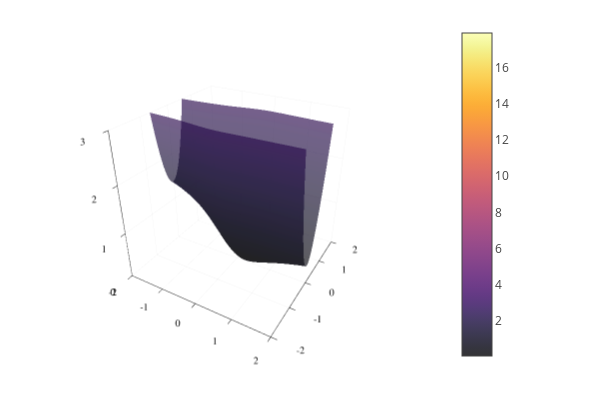

Source (notebook cell):
### Markdown cell above
Now that you've defined `L2`, we can plot it using `surface`!

### Code cell
plotlyjs()

ws = -2:0.05:2
bs = -2:0.05:2

surface(ws, bs, L2, alpha=0.8, zlims=(0,3))

### Figure 1 — Plotly figure (JSON) as saved in the notebook; plotly's stock layout.template omitted (floating-point values rounded to 4 significant figures; data arrays with more than 128 entries replaced by an {"elided": "..."} marker saying what was removed)
{"data": [{"colorbar": {"len": 0.9525, "title": "", "x": 0.7541, "y": 0.5139}, "colorscale": {"elided": "256x2 mixed values"}, "name": "y1", "opacity": 0.8, "scene": "scene", "showlegend": false, "showscale": true, "type": "surface", "x": [-2, -1.95, -1.9, -1.85, -1.8, -1.75, -1.7, -1.65, -1.6, -1.55, -1.5, -1.45, -1.4, -1.35, -1.3, -1.25, -1.2, -1.15, -1.1, -1.05, -1, -0.95, -0.9, -0.85, -0.8, -0.75, -0.7, -0.65, -0.6, -0.55, -0.5, -0.45, -0.4, -0.35, -0.3, -0.25, -0.2, -0.15, -0.1, -0.05, 0, 0.05, 0.1, 0.15, 0.2, 0.25, 0.3, 0.35, 0.4, 0.45, 0.5, 0.55, 0.6, 0.65, 0.7, 0.75, 0.8, 0.85, 0.9, 0.95, 1, 1.05, 1.1, 1.15, 1.2, 1.25, 1.3, 1.35, 1.4, 1.45, 1.5, 1.55, 1.6, 1.65, 1.7, 1.75, 1.8, 1.85, 1.9, 1.95, 2], "xaxis": "x", "y": [-2, -1.95, -1.9, -1.85, -1.8, -1.75, -1.7, -1.65, -1.6, -1.55, -1.5, -1.45, -1.4, -1.35, -1.3, -1.25, -1.2, -1.15, -1.1, -1.05, -1, -0.95, -0.9, -0.85, -0.8, -0.75, -0.7, -0.65, -0.6, -0.55, -0.5, -0.45, -0.4, -0.35, -0.3, -0.25, -0.2, -0.15, -0.1, -0.05, 0, 0.05, 0.1, 0.15, 0.2, 0.25, 0.3, 0.35, 0.4, 0.45, 0.5, 0.55, 0.6, 0.65, 0.7, 0.75, 0.8, 0.85, 0.9, 0.95, 1, 1.05, 1.1, 1.15, 1.2, 1.25, 1.3, 1.35, 1.4, 1.45, 1.5, 1.55, 1.6, 1.65, 1.7, 1.75, 1.8, 1.85, 1.9, 1.95, 2], "yaxis": "y", "z": {"elided": "81x81 float values"}, "zaxis": "z", "zmax": 17.87, "zmin": 0.05404}], "layout": {"annotations": [], "height": 400, "legend": {"bgcolor": "rgba(255, 255, 255, 1.000)", "bordercolor": "rgba(0, 0, 0, 1.000)", "borderwidth": 1, "font": {"color": "rgba(0, 0, 0, 1.000)", "family": "sans-serif", "size": 11}, "title": {"font": {"color": "rgba(0, 0, 0, 1.000)", "family": "sans-serif", "size": 15}, "text": ""}, "tracegroupgap": 0, "traceorder": "normal", "x": 1, "xanchor": "auto", "y": 1, "yanchor": "auto"}, "margin": {"b": 20, "l": 0, "r": 0, "t": 20}, "paper_bgcolor": "rgba(255, 255, 255, 1.000)", "plot_bgcolor": "rgba(255, 255, 255, 1.000)", "scene": {"camera": {"eye": {"x": 1.126, "y": -1.95, "z": 1.3}, "projection": "orthographic"}, "domain": {"x": [0.03619, 0.7541], "y": [0.03762, 0.9902]}, "xaxis": {"gridcolor": "rgba(0, 0, 0, 0.100)", "gridwidth": 0.5, "linecolor": "rgba(0, 0, 0, 1.000)", "mirror": false, "range": [-2, 2], "showgrid": true, "showline": true, "showticklabels": true, "tickangle": 0, "tickcolor": "rgb(0, 0, 0)", "tickfont": {"color": "rgba(0, 0, 0, 1.000)", "family": "sans-serif", "size": 11}, "tickmode": "array", "ticks": "inside", "ticktext": ["-2", "-1", "0", "1", "2"], "tickvals": [-2, -1, 0, 1, 2], "title": "", "titlefont": {"color": "rgba(0, 0, 0, 1.000)", "family": "sans-serif", "size": 15}, "type": "-", "visible": true, "zeroline": false, "zerolinecolor": "rgba(0, 0, 0, 1.000)"}, "yaxis": {"gridcolor": "rgba(0, 0, 0, 0.100)", "gridwidth": 0.5, "linecolor": "rgba(0, 0, 0, 1.000)", "mirror": false, "range": [-2, 2], "showgrid": true, "showline": true, "showticklabels": true, "tickangle": 0, "tickcolor": "rgb(0, 0, 0)", "tickfont": {"color": "rgba(0, 0, 0, 1.000)", "family": "sans-serif", "size": 11}, "tickmode": "array", "ticks": "inside", "ticktext": ["-2", "-1", "0", "1", "2"], "tickvals": [-2, -1, 0, 1, 2], "title": "", "titlefont": {"color": "rgba(0, 0, 0, 1.000)", "family": "sans-serif", "size": 15}, "type": "-", "visible": true, "zeroline": false, "zerolinecolor": "rgba(0, 0, 0, 1.000)"}, "zaxis": {"gridcolor": "rgba(0, 0, 0, 0.100)", "gridwidth": 0.5, "linecolor": "rgba(0, 0, 0, 1.000)", "mirror": false, "range": [0, 3], "showgrid": true, "showline": true, "showticklabels": true, "tickangle": 0, "tickcolor": "rgb(0, 0, 0)", "tickfont": {"color": "rgba(0, 0, 0, 1.000)", "family": "sans-serif", "size": 11}, "tickmode": "array", "ticks": "inside", "ticktext": ["0", "1", "2", "3"], "tickvals": [0, 1, 2, 3], "title": "", "titlefont": {"color": "rgba(0, 0, 0, 1.000)", "family": "sans-serif", "size": 15}, "type": "-", "visible": true, "zeroline": false, "zerolinecolor": "rgba(0, 0, 0, 1.000)"}}, "showlegend": true, "width": 600}}
